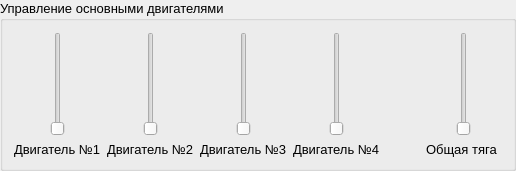
          <widget class="QGroupBox" name="groupBox_11">
           <property name="geometry">
            <rect>
             <x>20</x>
             <y>530</y>
             <width>516</width>
             <height>171</height>
            </rect>
           </property>
           <property name="font">
            <font>
             <pointsize>10</pointsize>
            </font>
           </property>
           <property name="title">
            <string>Управление основными двигателями</string>
           </property>
           <layout class="QHBoxLayout" name="horizontalLayout_88">
            <item>
             <layout class="QHBoxLayout" name="horizontalLayout_89">
              <item>
               <layout class="QVBoxLayout" name="verticalLayout_63">
                <item>
                 <widget class="QSlider" name="verticalSlider_16">
                  <property name="sizePolicy">
                   <sizepolicy hsizetype="Minimum" vsizetype="Expanding">
                    <horstretch>0</horstretch>
                    <verstretch>0</verstretch>
                   </sizepolicy>
                  </property>
                  <property name="orientation">
                   <enum>Qt::Vertical</enum>
                  </property>
                 </widget>
                </item>
                <item>
                 <widget class="QLabel" name="label_79">
                  <property name="text">
                   <string>Двигатель №1</string>
                  </property>
                 </widget>
                </item>
               </layout>
              </item>
              <item>
               <layout class="QVBoxLayout" name="verticalLayout_64">
                <item>
                 <widget class="QSlider" name="verticalSlider_17">
                  <property name="sizePolicy">
                   <sizepolicy hsizetype="Minimum" vsizetype="Expanding">
                    <horstretch>0</horstretch>
                    <verstretch>0</verstretch>
                   </sizepolicy>
                  </property>
                  <property name="orientation">
                   <enum>Qt::Vertical</enum>
                  </property>
                 </widget>
                </item>
                <item>
                 <widget class="QLabel" name="label_80">
                  <property name="text">
                   <string>Двигатель №2</string>
                  </property>
                 </widget>
                </item>
               </layout>
              </item>
              <item>
               <layout class="QVBoxLayout" name="verticalLayout_65">
                <item>
                 <widget class="QSlider" name="verticalSlider_18">
                  <property name="sizePolicy">
                   <sizepolicy hsizetype="Minimum" vsizetype="Expanding">
                    <horstretch>0</horstretch>
                    <verstretch>0</verstretch>
                   </sizepolicy>
                  </property>
                  <property name="orientation">
                   <enum>Qt::Vertical</enum>
                  </property>
                 </widget>
                </item>
                <item>
                 <widget class="QLabel" name="label_81">
                  <property name="minimumSize">
                   <size>
                    <width>77</width>
                    <height>13</height>
                   </size>
                  </property>
                  <property name="text">
                   <string>Двигатель №3</string>
                  </property>
                 </widget>
                </item>
               </layout>
              </item>
              <item>
               <layout class="QVBoxLayout" name="verticalLayout_66">
                <item>
                 <widget class="QSlider" name="verticalSlider_19">
                  <property name="sizePolicy">
                   <sizepolicy hsizetype="Minimum" vsizetype="Expanding">
                    <horstretch>0</horstretch>
                    <verstretch>0</verstretch>
                   </sizepolicy>
                  </property>
                  <property name="orientation">
                   <enum>Qt::Vertical</enum>
                  </property>
                 </widget>
                </item>
                <item>
                 <widget class="QLabel" name="label_82">
                  <property name="text">
                   <string>Двигатель №4</string>
                  </property>
                 </widget>
                </item>
               </layout>
              </item>
              <item>
               <spacer name="horizontalSpacer_10">
                <property name="orientation">
                 <enum>Qt::Horizontal</enum>
                </property>
                <property name="sizeType">
                 <enum>QSizePolicy::Ignored</enum>
                </property>
                <property name="sizeHint" stdset="0">
                 <size>
                  <width>40</width>
                  <height>20</height>
                 </size>
                </property>
               </spacer>
              </item>
              <item>
               <layout class="QVBoxLayout" name="verticalLayout_67">
                <item>
                 <widget class="QSlider" name="verticalSlider_20">
                  <property name="sizePolicy">
                   <sizepolicy hsizetype="Minimum" vsizetype="Expanding">
                    <horstretch>0</horstretch>
                    <verstretch>0</verstretch>
                   </sizepolicy>
                  </property>
                  <property name="orientation">
                   <enum>Qt::Vertical</enum>
                  </property>
                 </widget>
                </item>
                <item>
                 <widget class="QLabel" name="label_83">
                  <property name="text">
                   <string>Общая тяга</string>
                  </property>
                 </widget>
                </item>
               </layout>
              </item>
             </layout>
            </item>
           </layout>
          </widget>
